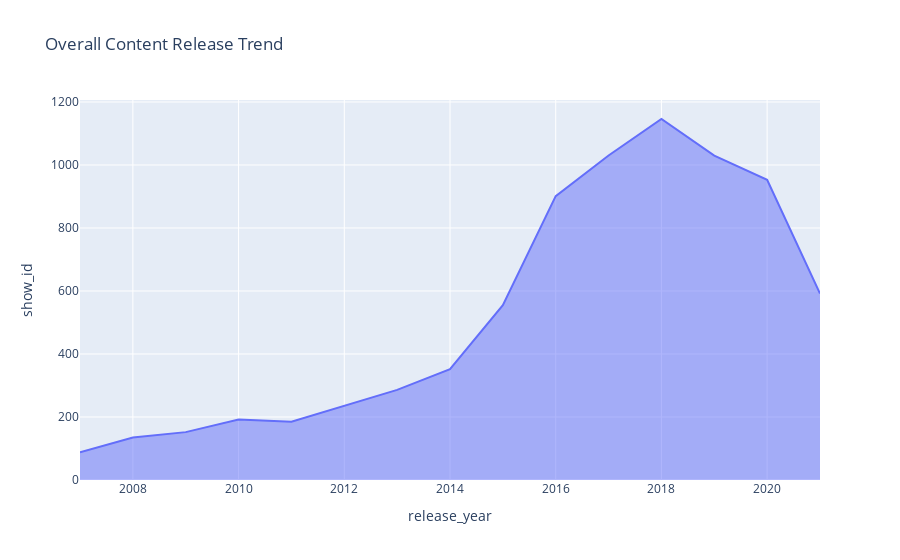

The cell this chart's notebook holds for it:
### Code cell
df_1 = netflix_df.query("release_year >= 2007")
df_1 = df_1.groupby("release_year")["show_id"].count().reset_index()

plot5 = px.area(df_1, x='release_year', y='show_id',title='Overall Content Release Trend')
plot5.show()

### Figure 1 — Plotly figure (JSON) as saved in the notebook; plotly's stock layout.template omitted (floating-point values rounded to 4 significant figures)
{"data": [{"fillpattern": {"shape": ""}, "hovertemplate": "release_year=%{x}<br>show_id=%{y}<extra></extra>", "legendgroup": "", "line": {"color": "#636efa"}, "marker": {"symbol": "circle"}, "mode": "lines", "name": "", "orientation": "v", "showlegend": false, "stackgroup": "1", "type": "scatter", "x": [2007, 2008, 2009, 2010, 2011, 2012, 2013, 2014, 2015, 2016, 2017, 2018, 2019, 2020, 2021], "xaxis": "x", "y": [88, 135, 152, 192, 185, 236, 286, 352, 555, 901, 1030, 1146, 1030, 953, 592], "yaxis": "y"}], "layout": {"legend": {"tracegroupgap": 0}, "title": {"text": "Overall Content Release Trend"}, "xaxis": {"anchor": "y", "domain": [0, 1], "title": {"text": "release_year"}}, "yaxis": {"anchor": "x", "domain": [0, 1], "title": {"text": "show_id"}}}}
